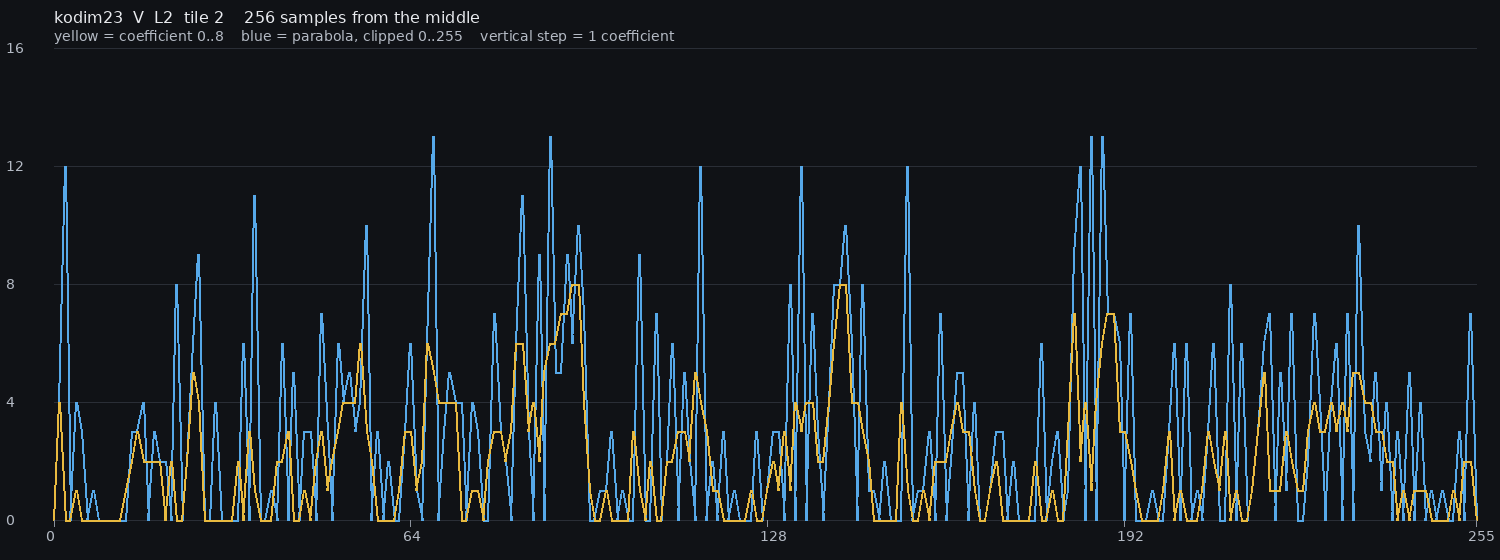
#> input picture palic-2-js/rice-parabola.png, 1500 x 560 px
$ python xresctx.py ../../palic-2-js/rice-parabola.png
#> lines starting #> are read from the running program, lines starting #| are printed output that depends on the picture
import numpy as np, glob, sys
from PIL import Image
TY, TC = [1, 4, 9, 20, 52], [1, 3, 7, 12, 24]
def H(z):
    if z.size == 0: return 0.0
    _, c = np.unique(z, return_counts=True); return float(-(c * np.log2(c / c.sum())).sum())
def zz(e): return np.where(e >= 0, 2 * e, -2 * e - 1)
w9 = lambda e: ((e + 256) & 511) - 256
def plane(P, n9):
    Z = np.zeros((P.shape[0] + 1, P.shape[1] + 1), np.int32); Z[1:, 1:] = P
    l = Z[1:, :-1].copy(); t = Z[:-1, 1:].copy(); tl = Z[:-1, :-1].copy(); l[:, 0] = t[:, 0]; tl[:, 0] = t[:, 0]
    ll = l.copy(); ll[:, 2:] = P[:, :-2]
    e = P - np.clip(l + t - tl, np.minimum(l, t), np.maximum(l, t)); e = w9(e) if n9 else ((e + 128) & 255) - 128
    k = sum(((np.abs(l - tl) + np.abs(tl - t) + np.abs(l - ll)) >= th).astype(np.int32) for th in (TC if n9 else TY))
    sa, sb = np.sign(tl - l), np.sign(tl - t); s = np.where(sa != 0, sa, np.where(sb != 0, sb, 1))
    return e, k, s
def xres(eV, eU, both, TW=256, TH=128):
    eV, eU = eV.copy(), eU.copy(); st = [0, 0, 0]
    for y0 in range(0, eV.shape[0], TH):
        for x0 in range(0, eV.shape[1], TW):
            v = eV[y0:y0 + TH, x0:x0 + TW]; u = eU[y0:y0 + TH, x0:x0 + TW]
            best = (H(zz(u)) + H(zz(v)), 0, 0)
            for d in ((1, 2) if both else (1,)):
                src, tgt, oth = (v, u, v) if d == 1 else (u, v, u)
                for kk in range(-8, 9):
                    if kk == 0: continue
                    c = H(zz(w9(tgt - ((kk * src + 4) >> 3)))) + H(zz(oth))
                    if c < best[0]: best = (c, d, kk)
            _, d, kk = best; st[d] += 1
            if d == 1: eU[y0:y0 + TH, x0:x0 + TW] = w9(u - ((kk * v + 4) >> 3))
            elif d == 2: eV[y0:y0 + TH, x0:x0 + TW] = w9(v - ((kk * u + 4) >> 3))
    return eV, eU, st
V_ = ['contexts + sign (no xres)', '+ xres U<-V only', '+ xres both directions']
tot = np.zeros(3); px = 0; ST = [[0, 0, 0], [0, 0, 0]]
for f in sorted(glob.glob(sys.argv[1])):
    a = np.asarray(Image.open(f).convert('RGB')).astype(np.int32)
    R, G, B = a[..., 0], a[..., 1], a[..., 2]; V = R - G; U = B - G; Y = G + ((U + V) >> 2); px += Y.size
#> after `R, G, B = (a[..., 0], a[..., 1], a[..., 2])`: R: shape (560, 1500) int32; 211 distinct labels, from 16 to 232
#> after `R, G, B = (a[..., 0], a[..., 1], a[..., 2])`: G: shape (560, 1500) int32; 212 distinct labels, from 18 to 234
#> after `R, G, B = (a[..., 0], a[..., 1], a[..., 2])`: B: shape (560, 1500) int32; 212 distinct labels, from 22 to 238
#> after `Y = G + (U + V >> 2)`:
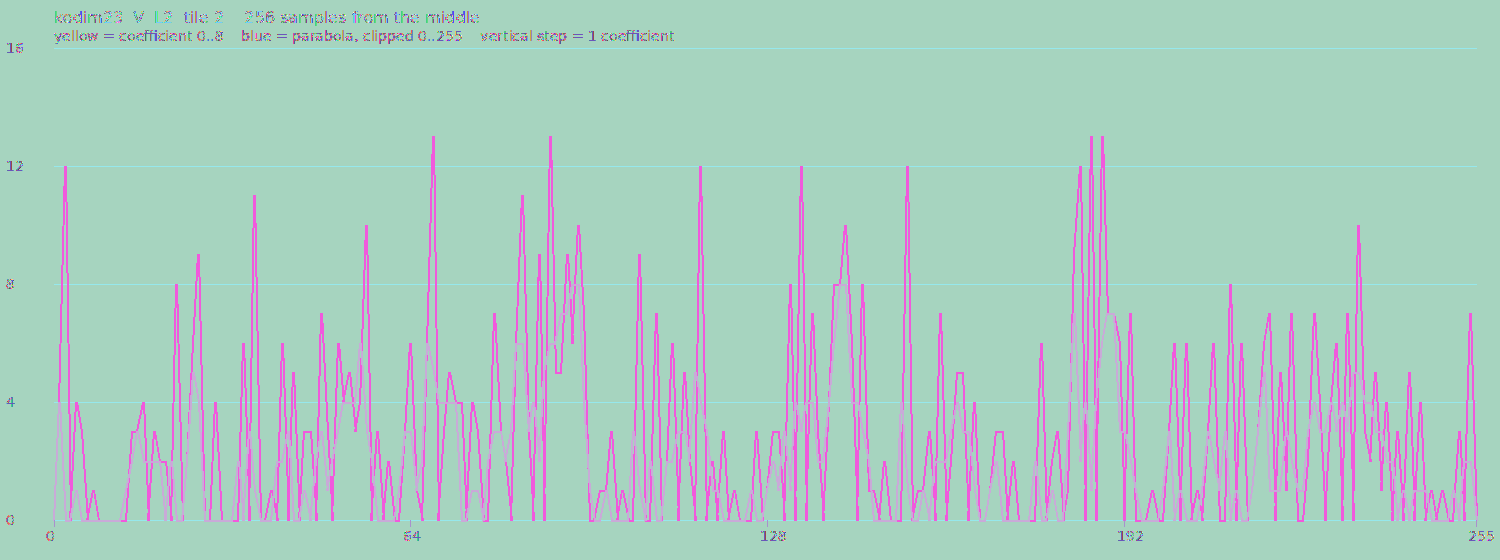
#> Y: shape (560, 1500) int32; 212 distinct labels, from 18 to 234; one colour per label, 0 black
#> after `px += Y.size`: px = 840000
    (eV, kV, sV), (eU, kU, sU), (eY, kY, sY) = plane(V, True), plane(U, True), plane(Y, False)
#> in plane, `l[:, 0] = t[:, 0]`: l: shape (560, 1500) int32; min -82, max 46, mean -5.8
#> in plane, `tl[:, 0] = t[:, 0]`: tl: shape (560, 1500) int32; min -82, max 46, mean -5.8
#> in plane, `ll[:, 2:] = P[:, :-2]`: ll: shape (560, 1500) int32; min -82, max 46, mean -5.8
#> in plane, `k = sum(((np.abs(l - tl) + np.abs(tl - t) + np.abs(l - ll)) >= th).ast..`: k: shape (560, 1500) int32; 5 distinct labels, from 0 to 5
#> in plane, `sa, sb = (np.sign(tl - l), np.sign(tl - t))`: sa: shape (560, 1500) int32; 3 distinct labels, from -1 to 1
#> in plane, `sa, sb = (np.sign(tl - l), np.sign(tl - t))`: sb: shape (560, 1500) int32; 3 distinct labels, from -1 to 1
#> in plane, `s = np.where(sa != 0, sa, np.where(sb != 0, sb, 1))`: s: shape (560, 1500) int32; values -1 (black) and 1 (white), 95.2% white; black in thin lines or dots
#> call 2 of plane, with n9 = True
#> in plane (call 2), `Z = np.zeros((P.shape[0] + 1, P.shape[1] + 1), np.int32)`: Z: shape (561, 1501) int32; every value is 0
#> in plane (call 2), `l[:, 0] = t[:, 0]`: l: shape (560, 1500) int32; min -122, max 64, mean 5.1
#> in plane (call 2), `tl[:, 0] = t[:, 0]`: tl: shape (560, 1500) int32; min -122, max 64, mean 5.1
#> in plane (call 2), `ll[:, 2:] = P[:, :-2]`:
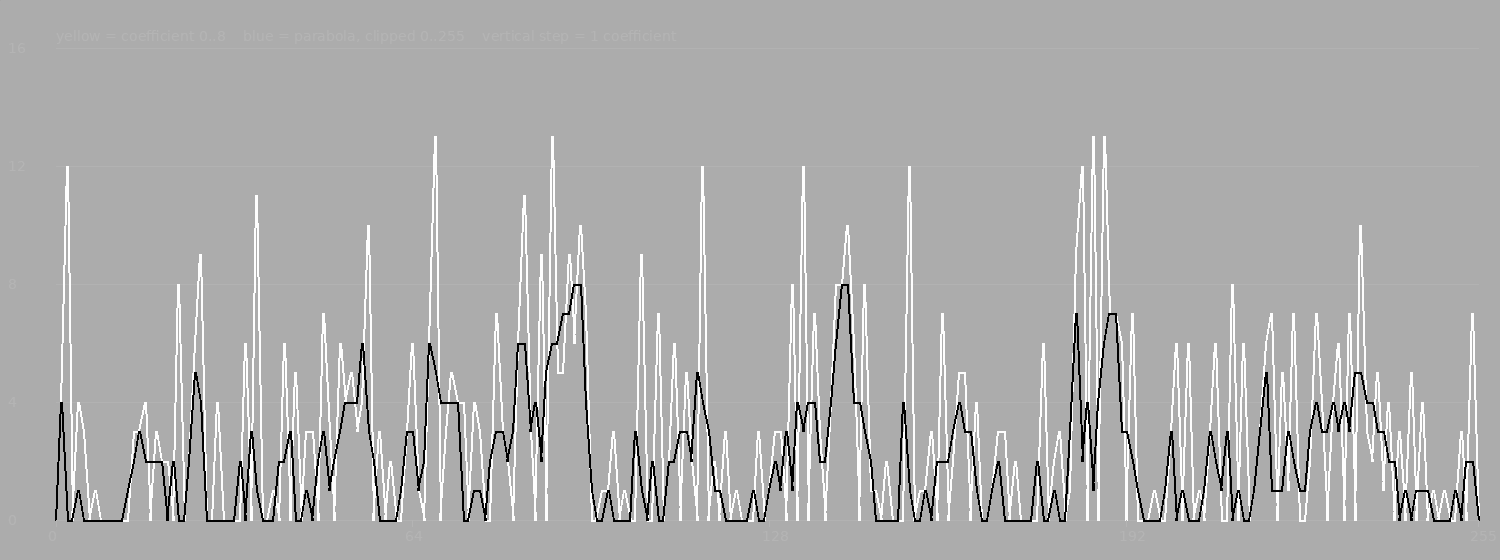
#> ll: shape (560, 1500) int32; min -122, max 64, mean 5.1; drawn with min black and max white
#> in plane (call 2), `k = sum(((np.abs(l - tl) + np.abs(tl - t) + np.abs(l - ll)) >= th).ast..`: k: shape (560, 1500) int32; 6 distinct labels, from 0 to 5
#> in plane (call 2), `sa, sb = (np.sign(tl - l), np.sign(tl - t))`: sa: shape (560, 1500) int32; 3 distinct labels, from -1 to 1
#> in plane (call 2), `sa, sb = (np.sign(tl - l), np.sign(tl - t))`: sb: shape (560, 1500) int32; 3 distinct labels, from -1 to 1
#> in plane (call 2), `s = np.where(sa != 0, sa, np.where(sb != 0, sb, 1))`: s: shape (560, 1500) int32; values -1 (black) and 1 (white), 95.1% white; black in thin lines or dots
#> call 3 of plane, with n9 = False
#> in plane (call 3), `Z[1:, 1:] = P`: Z: shape (561, 1501) int32; 213 distinct labels, from 0 to 234
#> in plane (call 3), `l = Z[1:, :-1].copy()`: l: shape (560, 1500) int32; 213 distinct labels, from 0 to 234
#> in plane (call 3), `t = Z[:-1, 1:].copy()`: t: shape (560, 1500) int32; 213 distinct labels, from 0 to 234
#> in plane (call 3), `tl = Z[:-1, :-1].copy()`: tl: shape (560, 1500) int32; 213 distinct labels, from 0 to 234
#> in plane (call 3), `l[:, 0] = t[:, 0]`: l: shape (560, 1500) int32; 213 distinct labels, from 0 to 234
#> in plane (call 3), `tl[:, 0] = t[:, 0]`: tl: shape (560, 1500) int32; 213 distinct labels, from 0 to 234
#> in plane (call 3), `ll[:, 2:] = P[:, :-2]`:
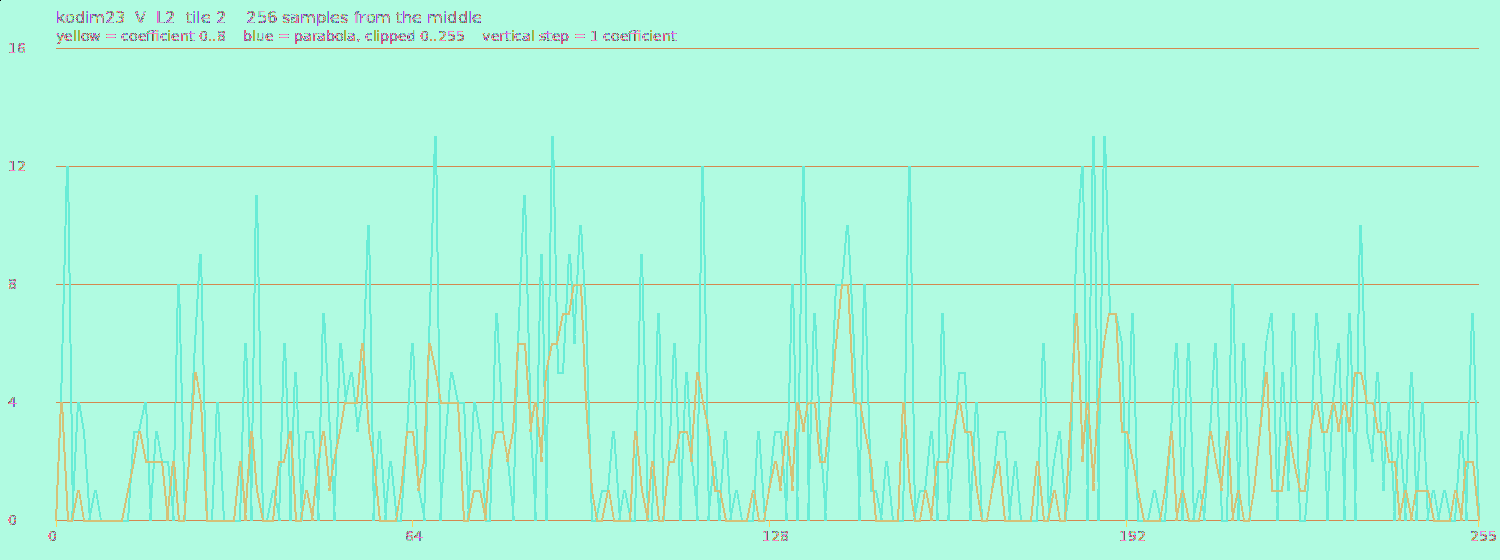
#> ll: shape (560, 1500) int32; 213 distinct labels, from 0 to 234; one colour per label, 0 black
#> in plane (call 3), `k = sum(((np.abs(l - tl) + np.abs(tl - t) + np.abs(l - ll)) >= th).ast..`:
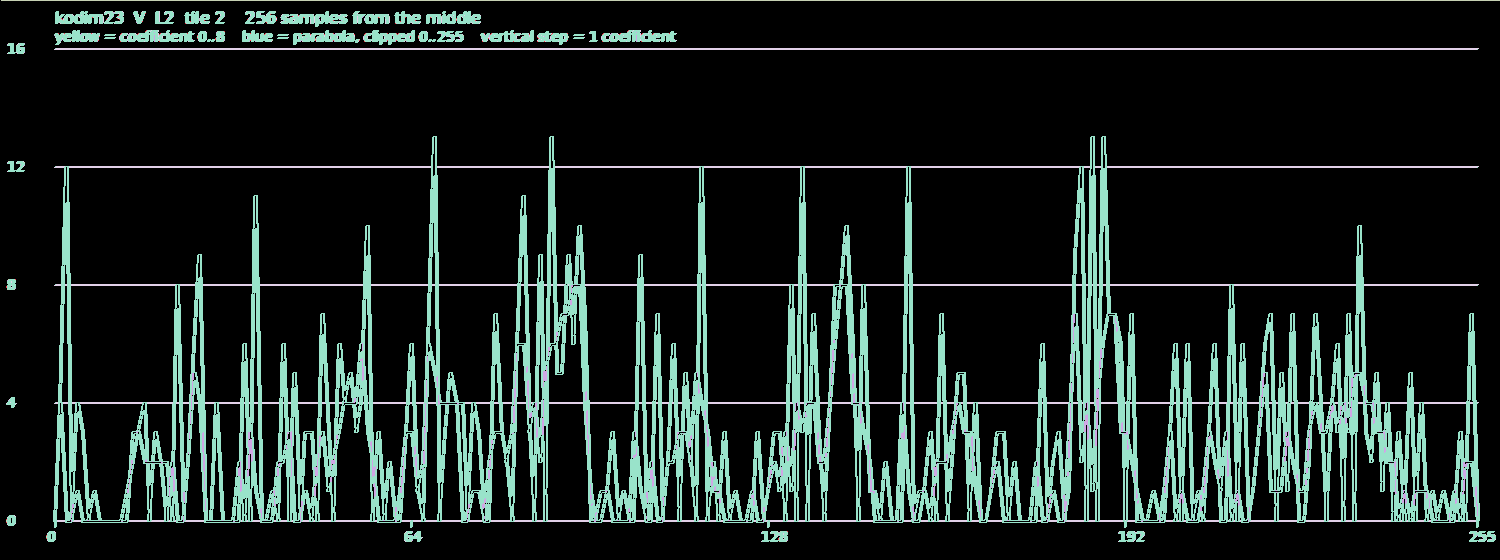
#> k: shape (560, 1500) int32; 6 distinct labels, from 0 to 5; one colour per label, 0 black
#> in plane (call 3), `sa, sb = (np.sign(tl - l), np.sign(tl - t))`: sa: shape (560, 1500) int32; 3 distinct labels, from -1 to 1
#> in plane (call 3), `sa, sb = (np.sign(tl - l), np.sign(tl - t))`: sb: shape (560, 1500) int32; 3 distinct labels, from -1 to 1
#> in plane (call 3), `s = np.where(sa != 0, sa, np.where(sb != 0, sb, 1))`:
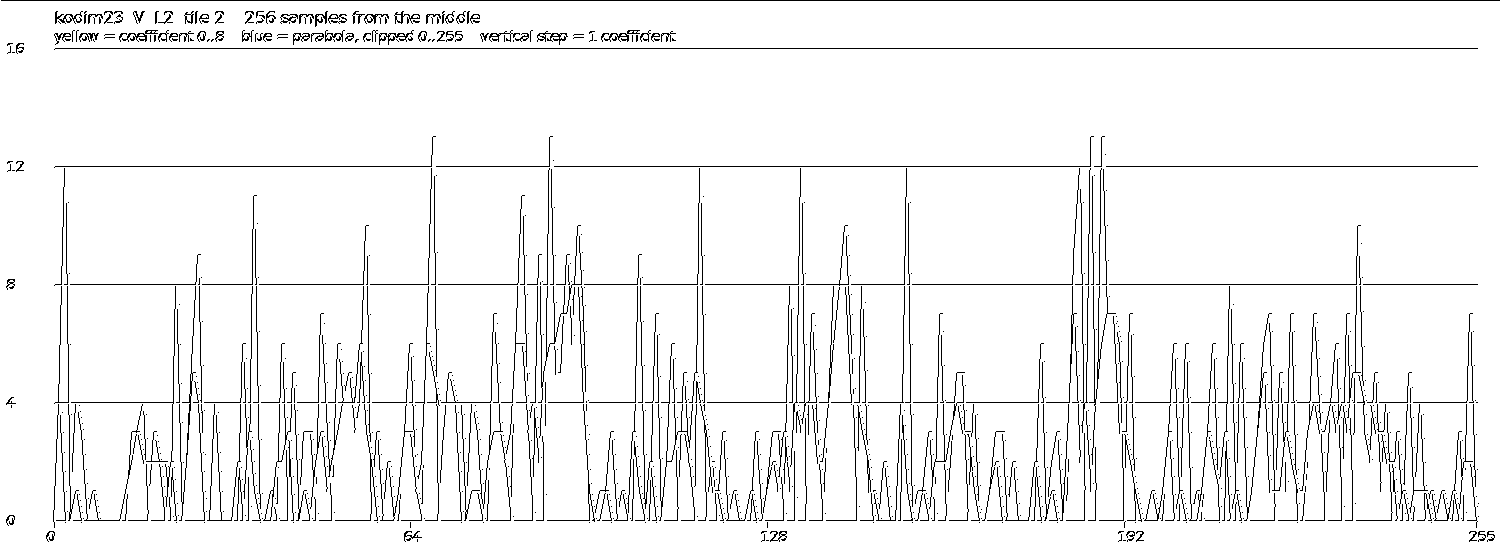
#> s: shape (560, 1500) int32; values -1 (black) and 1 (white), 94.9% white; black in thin lines or dots
    for vi in range(3):
        if vi == 0: v, u = eV, eU
        else: v, u, st = xres(eV, eU, vi == 2); ST[vi - 1] = [x + y for x, y in zip(ST[vi - 1], st)]
        S = [[] for _ in range(11)]
        for e, k, s, n9 in ((v, kV, sV, True), (u, kU, sU, True), (eY, kY, sY, False)):
            ee = s * e; ee = w9(ee) if n9 else ((ee + 128) & 255) - 128; z = zz(ee)
            for j in range(6): S[0 if j == 0 else (5 + j if n9 else j)].append(z[k == j])
        tot[vi] += sum(H(np.concatenate(x)) for x in S)
#> this loop made 3 passes
#> st on passes 2 to 3: [3, 27, 0], [2, 21, 7]
#> after the loop, ST = [[3, 27, 0], [2, 21, 7]]; tot = [316556.5, 277450.9, 280323]
for vi, v in enumerate(V_): print(f'{v:28s} {tot[vi] / px:.4f} bpp  {100 * tot[vi] / tot[0] - 100:+.2f}%')
#> this loop made 3 passes
#| contexts + sign (no xres)    0.3769 bpp  +0.00%
#| + xres U<-V only             0.3303 bpp  -12.35%
#| + xres both directions       0.3337 bpp  -11.45%
print('tiles off / U<-V / V<-U:  U<-V only', ST[0], '  both', ST[1])
#| tiles off / U<-V / V<-U:  U<-V only [3, 27, 0]   both [2, 21, 7]
